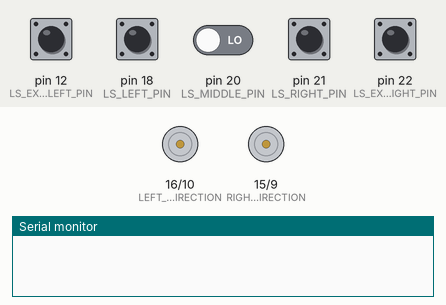
Simulated run of this sketch. Board: Arduino Mega 2560, built with avr-gcc and run on an emulated ATmega2560. On the bench: direction and speed pins drawn as motors (green arrow = direction pin HIGH = forward, orange = LOW = backward, longer = more drive), the last lines printed to the serial monitor. Inputs (shaded band) come from the test bench; at power-on: pin 12 (LS_EXTREME_LEFT_PIN), pin 18 (LS_LEFT_PIN), pin 20 (LS_MIDDLE_PIN), pin 21 (LS_RIGHT_PIN), pin 22 (LS_EXTREME_RIGHT_PIN) LOW.

Above: at 0.1 s.
At 2.7 s:
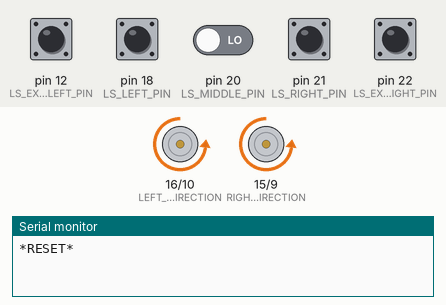
2.8 s: pin 22 (LS_EXTREME_RIGHT_PIN) pulled HIGH for 1 s
At 3.97 s:
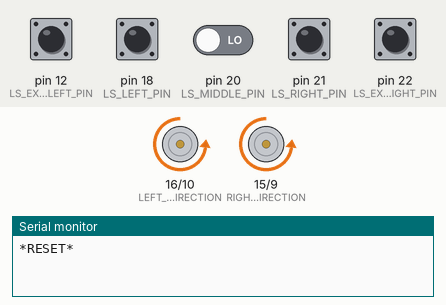
Timing chart, 0 to 5.8 s (numbered marks = the images above; inputs shaded):
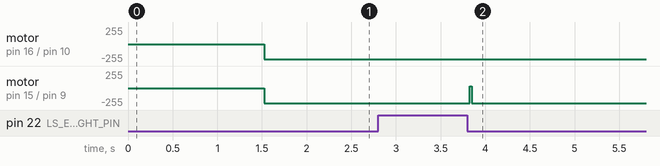

The sketch:

weighted.ino
```cpp
// Motor pins
#define RIGHT_MOTOR_SPEED 9
#define RIGHT_MOTOR_DIRECTION 15
#define LEFT_MOTOR_SPEED 10
#define LEFT_MOTOR_DIRECTION 16

// Sensor pins
#define EMIT_PIN 11
#define LS_EXTREME_LEFT_PIN 12 // DN1 pin
#define LS_LEFT_PIN 18
#define LS_MIDDLE_PIN 20
#define LS_RIGHT_PIN 21
#define LS_EXTREME_RIGHT_PIN 22 // DN5 pin

#define BLACK_LINE_THRESHOLD 1400

#define NUM_SENSORS 5
int SENSOR_PINS[NUM_SENSORS] = {LS_EXTREME_LEFT_PIN, LS_LEFT_PIN, LS_MIDDLE_PIN, LS_RIGHT_PIN, LS_EXTREME_RIGHT_PIN};
#define BIAS_PWM 25
#define MAX_TURN_PWM 25

unsigned long readSensor(int pin) {
  pinMode(pin, OUTPUT);
  digitalWrite(pin, HIGH);
  delayMicroseconds(10);
  pinMode(pin, INPUT);
  unsigned long start_time = micros();
  while (digitalRead(pin) == HIGH) {}
  return micros() - start_time;
}

void setMotorPower(int leftMotorSpeed, int rightMotorSpeed) {
  analogWrite(LEFT_MOTOR_SPEED, leftMotorSpeed);
  digitalWrite(LEFT_MOTOR_DIRECTION, leftMotorSpeed > 0 ? HIGH : LOW); // Add this line to control direction
  analogWrite(RIGHT_MOTOR_SPEED, rightMotorSpeed);
  digitalWrite(RIGHT_MOTOR_DIRECTION, rightMotorSpeed > 0 ? HIGH : LOW); // Add this line to control direction
}

void setup() {
  // Set some initial pin modes and states
  pinMode(EMIT_PIN, INPUT); // Set EMIT as an input (off)

  // Set line sensor pins to input
  pinMode(LS_EXTREME_LEFT_PIN, INPUT);
  pinMode(LS_LEFT_PIN, INPUT);
  pinMode(LS_MIDDLE_PIN, INPUT);
  pinMode(LS_RIGHT_PIN, INPUT);
  pinMode(LS_EXTREME_RIGHT_PIN, INPUT);

  // Set motor pins to output
  pinMode(RIGHT_MOTOR_SPEED, OUTPUT);
  pinMode(RIGHT_MOTOR_DIRECTION, OUTPUT);
  pinMode(LEFT_MOTOR_SPEED, OUTPUT);
  pinMode(LEFT_MOTOR_DIRECTION, OUTPUT);

  // Start Serial, wait to connect, print a debug message.
  Serial.begin(9600);
  delay(1500);
  Serial.println("*RESET*");
}

void loop() {
  int sensor_values[NUM_SENSORS] = {0};

  // Turn on the emitter pin
  pinMode(EMIT_PIN, OUTPUT);

  // Read from sensors
  for (int i = 0; i < NUM_SENSORS; i++) {
    sensor_values[i] = readSensor(SENSOR_PINS[i]);
  }

  // Turn off the emitter pin
  pinMode(EMIT_PIN, LOW);
  delay(25);

  // Calculate weighted measurement for DN2, DN3, DN4
  int sum_weighted_values = sensor_values[1] * -1 + sensor_values[2] * +0 + sensor_values[3] * +1;
  int sum_weights = sensor_values[1] + sensor_values[2] + sensor_values[3];

  int position = sum_weights !=0 ? sum_weighted_values / sum_weights :0;

  // Now you can use the position value to control your motors.
  if (sensor_values[0] > BLACK_LINE_THRESHOLD) { // DN1 is detected.
    setMotorPower(30 , -30); // Turn left.

  } else if (sensor_values[4] > BLACK_LINE_THRESHOLD && sensor_values[0] <= BLACK_LINE_THRESHOLD) { // DN5 is detected and DN1 is not detected.
    setMotorPower(-30 , 30); // Turn right.

  } else if (sum_weights > BLACK_LINE_THRESHOLD) { // Line is detected by DN2 , DN3 , or DN4.
    int pwm = BIAS_PWM + (position * MAX_TURN_PWM);
    setMotorPower(pwm , pwm);

  } else { // Line is not detected.
    setMotorPower(-30 , -30); // Make a U-turn.

  }
}
```

Measured:
- after the input at 2.8 s, motor on pin 15 (RIGHT_MOTOR_DIRECTION) / pin 9 (RIGHT_MOTOR_SPEED): backward 226/255 → forward 30/255 after 1.0 s, → backward 226/255 0.03 s later
